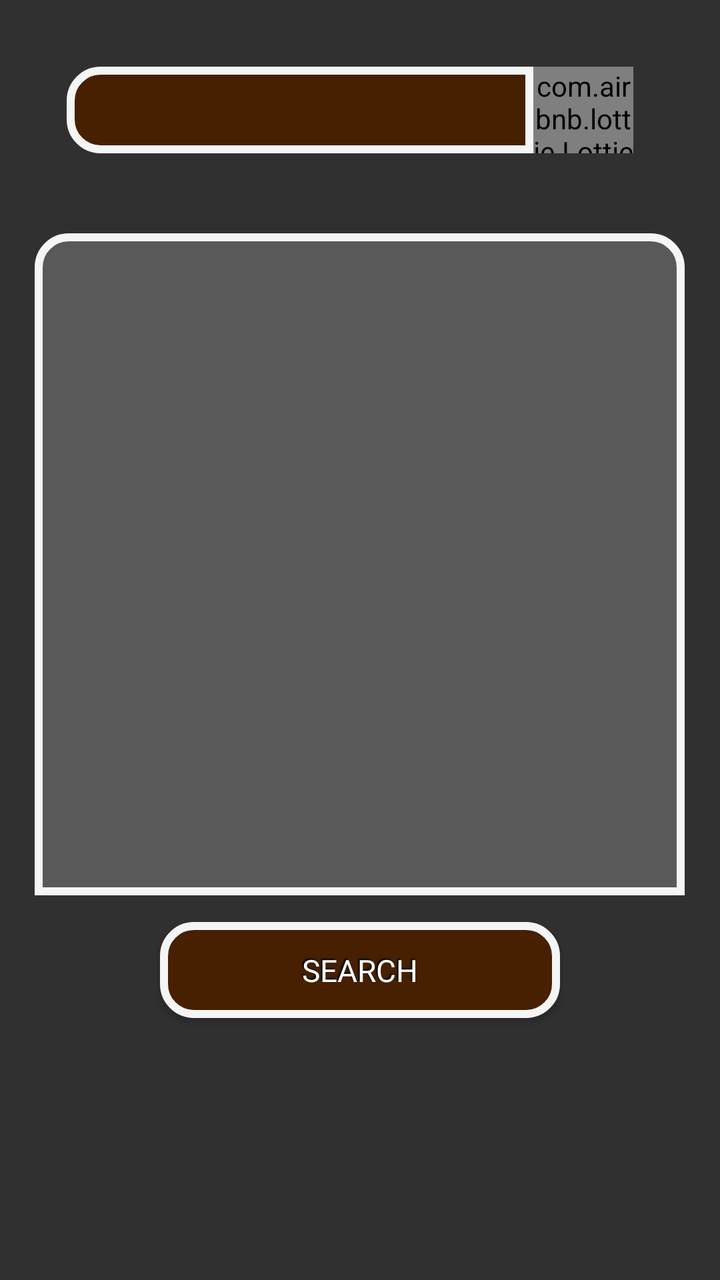
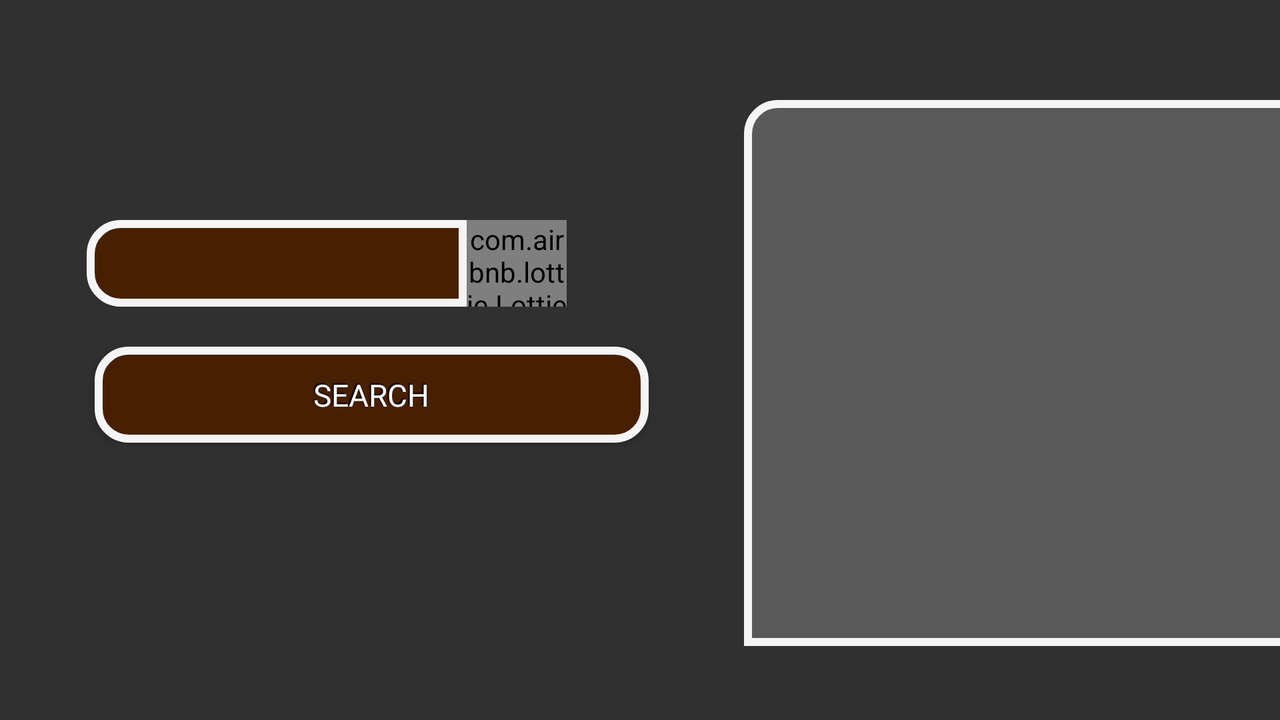

An Android layout and its configuration variant, each rendered on a device that would load it. The default file and the variant file are quoted in full after the pictures.
<!-- AndroidManifest.xml: application theme Theme.AppCompat.NoActionBar -->
<!-- res/layout/activity_search_saved_meal.xml -->
<?xml version="1.0" encoding="utf-8"?>
<LinearLayout xmlns:android="http://schemas.android.com/apk/res/android"
    xmlns:app="http://schemas.android.com/apk/res-auto"
    xmlns:tools="http://schemas.android.com/tools"
    android:layout_width="match_parent"
    android:layout_height="match_parent"
    android:orientation="vertical"
    android:background="@drawable/vertiback"
    tools:context=".Searchmeals">

    <androidx.appcompat.widget.LinearLayoutCompat
        android:layout_width="match_parent"
        android:layout_marginTop="100px"
        android:layout_height="150px"
        android:orientation="horizontal"
        android:layout_gravity="center"
        >
        <androidx.appcompat.widget.AppCompatEditText
            android:layout_marginLeft="100px"
            android:layout_width="700px"
            android:layout_height="130px"
            android:id="@+id/searchviews3"
            android:background="@drawable/searchback1"
            app:queryHint="Search here"
            >
        </androidx.appcompat.widget.AppCompatEditText>

        <com.airbnb.lottie.LottieAnimationView

            android:layout_width="150px"
            android:layout_height="130px"
            app:lottie_rawRes="@raw/search2"
            android:background="@drawable/searchback2"
            app:lottie_autoPlay="true"
            app:lottie_loop="true"
            android:clickable="true"

            >

        </com.airbnb.lottie.LottieAnimationView>


    </androidx.appcompat.widget.LinearLayoutCompat>

    <ScrollView

        android:layout_marginTop="100px"
        android:layout_width="325dp"
        android:layout_height="331dp"
        android:background="@drawable/lokuback"
        android:padding="7dp"
        android:scrollbarSize="8dp"
        android:layout_gravity="center">

        <androidx.recyclerview.widget.RecyclerView
            android:padding="15px"
            android:id="@+id/mealRecyclerView2"
            android:layout_width="310dp"
            android:layout_height="341dp" />

    </ScrollView>

    <Button
        android:id="@+id/retrieveMeals2"
        android:layout_width="600px"
        android:layout_marginTop="40px"
        android:layout_gravity="center"
        android:layout_height="wrap_content"
        android:elevation="8dp"
        android:fontFamily="@font/nf_fan"
        android:shadowColor="#000"
        android:shadowDx="-2"
        android:shadowDy="-2"
        android:shadowRadius="1"
        android:textSize="46px"
        android:background="@drawable/buttonbackground"
        android:text="Search" />



</LinearLayout>
<!-- resources referenced by this layout -->
<resources>
  <!-- drawable buttonbackground (drawable) -->
  <?xml version="1.0" encoding="utf-8"?>
  <shape xmlns:android="http://schemas.android.com/apk/res/android">
  
      <solid android:color="#462000"/>
      <stroke android:width="4dp" android:color="#f5f5f5" />
      <corners android:radius="15dp"/>
      <padding android:left="0dp" android:top="0dp" android:right="0dp" android:bottom="0dp" />
  </shape>
  <!-- drawable lokuback (drawable) -->
  <?xml version="1.0" encoding="utf-8"?>
  <shape xmlns:android="http://schemas.android.com/apk/res/android">
  
      <solid android:color="#3EDADADA"/>
      <stroke android:width="4dp" android:color="#f5f5f5"  />
      <corners android:radius="15dp"
          android:bottomLeftRadius="0dp"
          android:bottomRightRadius="0dp"
          />
      <padding android:left="0dp" android:top="0dp" android:right="0dp" android:bottom="0dp" />
  </shape>
  <!-- drawable searchback1 (drawable) -->
  <?xml version="1.0" encoding="utf-8"?>
  <shape xmlns:android="http://schemas.android.com/apk/res/android">
  
      <solid android:color="#462000"/>
      <stroke android:width="4dp" android:color="#f5f5f5" />
      <corners android:radius="15dp"
          android:topRightRadius="0dp"
          android:bottomRightRadius="0dp"
          />
      <padding android:left="0dp" android:top="0dp" android:right="0dp" android:bottom="0dp" />
  </shape>
  <!-- drawable searchback2 (drawable) -->
  <?xml version="1.0" encoding="utf-8"?>
  <shape xmlns:android="http://schemas.android.com/apk/res/android">
  
      <solid android:color="#462000"/>
      <stroke android:width="4dp" android:color="#f5f5f5"  />
      <corners android:radius="15dp"
          android:topLeftRadius="0dp"
          android:bottomLeftRadius="0dp"
          />
      <padding android:left="0dp" android:top="0dp" android:right="0dp" android:bottom="0dp" />
  </shape>
</resources>
<!-- res/layout-land/activity_search_saved_meal.xml (the repository's variant of the layout above) -->
<!-- drawn on the phone turned sideways -->
<?xml version="1.0" encoding="utf-8"?>
<LinearLayout xmlns:android="http://schemas.android.com/apk/res/android"
    xmlns:app="http://schemas.android.com/apk/res-auto"
    xmlns:tools="http://schemas.android.com/tools"
    android:layout_width="match_parent"
    android:layout_height="match_parent"
    android:orientation="horizontal"
    android:background="@drawable/horizontalback"
    tools:context=".Searchmeals">

    <LinearLayout
        android:layout_width="372dp"
        android:orientation="vertical"
        android:paddingTop="150px"

        android:layout_height="match_parent">

        <androidx.appcompat.widget.LinearLayoutCompat
            android:layout_width="340dp"
            android:layout_height="150px"
            android:layout_marginTop="180px"

            android:orientation="horizontal">

            <androidx.appcompat.widget.AppCompatEditText
                android:id="@+id/searchviews3"
                android:layout_width="570px"
                android:layout_height="130px"
                android:layout_marginLeft="130px"
                android:background="@drawable/searchback1"
                app:queryHint="Search here"></androidx.appcompat.widget.AppCompatEditText>

            <com.airbnb.lottie.LottieAnimationView

                android:layout_width="150px"
                android:layout_height="130px"
                android:background="@drawable/searchback2"
                android:clickable="true"
                app:lottie_autoPlay="true"
                app:lottie_loop="true"
                app:lottie_rawRes="@raw/search2"

                >
            </com.airbnb.lottie.LottieAnimationView>


        </androidx.appcompat.widget.LinearLayoutCompat>

        <Button
            android:id="@+id/retrieveMeals2"
            android:layout_width="277dp"
            android:layout_height="wrap_content"
            android:layout_gravity="center"
            android:layout_marginTop="40px"
            android:elevation="8dp"
            android:fontFamily="@font/nf_fan"
            android:shadowColor="#000"
            android:shadowDx="-2"
            android:shadowDy="-2"
            android:shadowRadius="1"
            android:textSize="46px"
            android:background="@drawable/buttonbackground"
            android:text="Search" />

    </LinearLayout>

    <ScrollView

        android:layout_width="355dp"
        android:layout_height="273dp"
        android:layout_marginLeft="0px"
        android:layout_marginTop="150px"
        android:background="@drawable/lokuback"
        android:padding="7dp"
        android:scrollbarSize="8dp"
     >
        <androidx.recyclerview.widget.RecyclerView
            android:id="@+id/mealRecyclerView2"
            android:layout_width="341dp"
            android:layout_height="371dp"
            android:padding="15px" />

    </ScrollView>

</LinearLayout>
